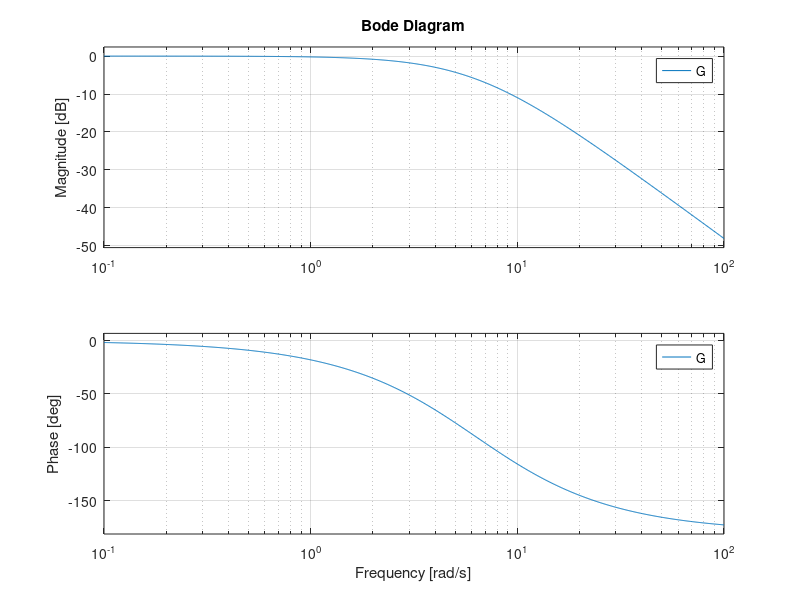

MATLAB code for this plot:
close all;
s = tf('s');
fc = 1; %15000;
w0 = 2*pi*fc;
Zeta1 = 1;
Zeta2 = 1.5;
Zeta3 = 2;
Zeta4 = 2.5;
G1 = w0^2/(s^2 + 2*Zeta1*w0*s + w0^2);
G2 = w0^2/(s^2 + 2*Zeta2*w0*s + w0^2);
G3 = w0^2/(s^2 + 2*Zeta3*w0*s + w0^2);
G4 = w0^2/(s^2 + 2*Zeta4*w0*s + w0^2);
G = G1; %G1*G2*G3*G4;
num = get(G,'num');
den = get(G,'den');
[A, B, C, D] = tf2ss(num{1}, den{1});
eig(A)
bode(G);